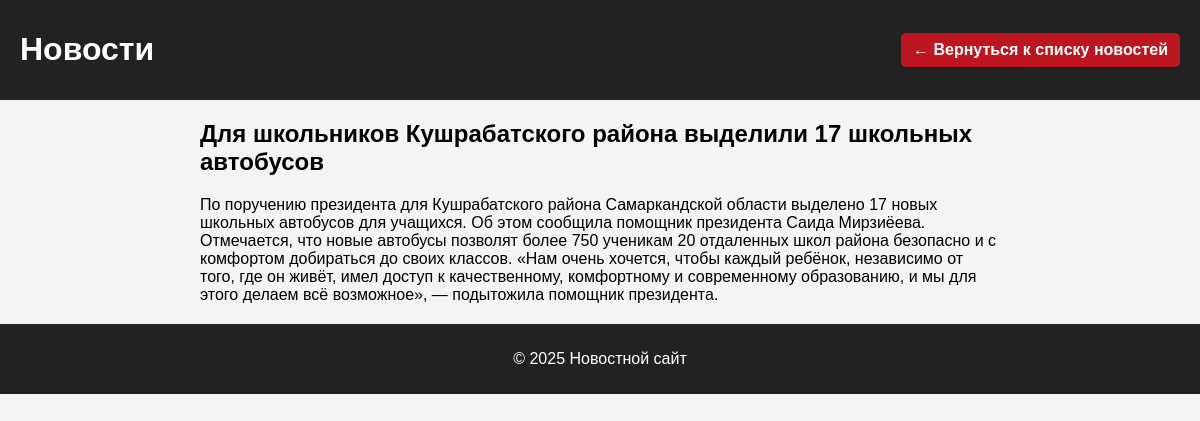
Page /news/5/ on the committed database.
### index/models.py (models this page shows, shortened)
class News(models.Model):
    title = models.CharField(max_length=128, verbose_name='Заголовок')
    content = models.TextField(verbose_name='Основной текст')
    category = models.ForeignKey(NewsCategory, on_delete=models.CASCADE, verbose_name='категория')
    added_date = models.DateTimeField(auto_now_add=True)
    class Meta:
        verbose_name = 'новость'
        verbose_name_plural = 'новости'

### index/views.py (the view)
# urls.py: path('news/<int:pk>/', views.news_page, name='news_page'),
def news_page(request, pk):
    news_item = get_object_or_404(News, id=pk)
    context = {'news_item': news_item}
    return render(request, 'news.html', context)

### index/templates/news.html (shortened to what this page needs)
{% load static %}
<!DOCTYPE html>
<html lang="ru">
<head>
    <link rel="stylesheet" href="{% static 'style.css' %}">
</head>
<body>
<header>
    <h1>Новости</h1>
    <a href="{% url 'home' %}" class="back-home">← Вернуться к списку новостей</a>
</header>
<main class="news-detail">
    <article>
        <h2>{{ news_item.title }}</h2>
        <p>{{ news_item.content }}</p>
    </article>
</main>
<footer>
    <p>© 2025 Новостной сайт</p>
</footer>
</body>
</html>

### index/static/style.css (style rules this page uses)
body { margin: 0; font-family: Arial, sans-serif; background-color: #f4f4f4 ; }
header { display: flex; align-items: center; justify-content: space-between; padding: 10px 20px; background-color: #222; color: white; }
main { max-width: 800px; margin: 20px auto; }
footer { text-align: center; padding: 10px; background-color: #222; color: white; }
a.back-home { display: inline-block; text-decoration: none; color: white; background-color: #bd1621; padding: 8px 12px; border-radius: 5px; font-weight: bold; transition: background-color 0.2s ease; }

### rows in the picture
News: title "Для школьников Кушрабатского района выделили 17 школьных автобусов", content "По поручению президента для Кушрабатского района Самаркандской области выделено 17 новых школьных автобусов для учащихся. Об этом сообщила помощник президента Саида Мирзиёева. Отмечается, что новые автобусы позволят более 750 ученикам 20 отдаленных школ района безопасно и с комфортом добираться до своих классов. «Нам очень хочется, чтобы каждый ребёнок, независимо от того, где он живёт, имел доступ к качественному, комфортному и современному образованию, и мы для этого делаем всё возможное», — подытожила помощник президента."
